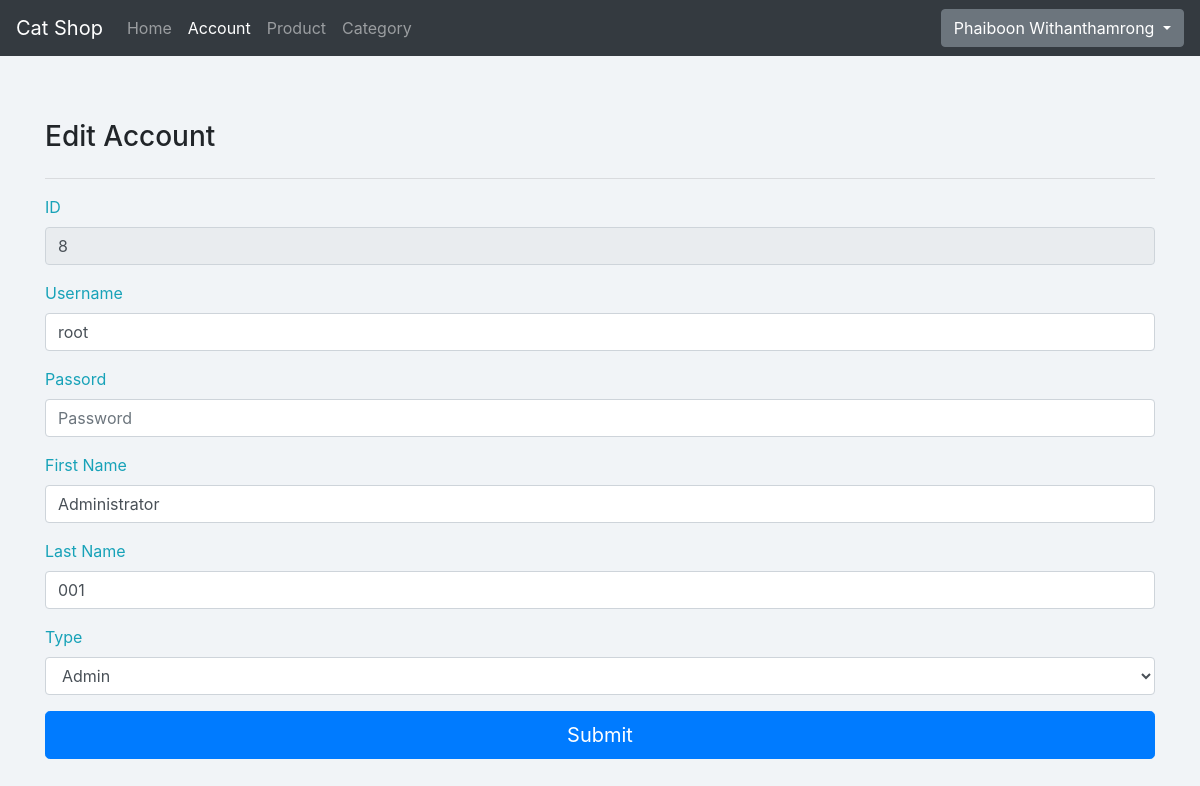
/auth/account_edit.php?accid=8 (signed in), run on the app's committed database.
### tables this page shows
CREATE TABLE `account` (
  `id` int(3) NOT NULL,
  `username` varchar(20) NOT NULL,
  `password` varchar(20) NOT NULL,
  `firstname` varchar(30) NOT NULL,
  `lastname` varchar(30) NOT NULL,
  `type` int(1) NOT NULL
);

### auth/config/islogged.php (called while the page is built, shortened)
<?php
  require_once("connect.php");
  $id = $_SESSION['id'];
  if ($id) {
    $sql = "SELECT * FROM account WHERE account.id = '$id'";
    $qry = mysqli_query($conn, $sql);
    $data = mysqli_fetch_array($qry);
    $rows = mysqli_num_rows($qry);
    $type = $data['type'];
    if ($type != 0 || $rows != 1) {
      echo "<meta http-equiv='refresh' content='0; url=./login.php'>";
    } else
    $fullname = $data['firstname'] . ' ' .$data['lastname'];
  } else {
    echo "<meta http-equiv='refresh' content='0; url=./login.php'>";
  }
?>

### auth/pages/account_edit.page.php (the view, shortened to what this page needs)
<?php
  $accid = $_GET['accid'];
  if ($accid) {
    $sql = "SELECT * FROM account WHERE account.id = '$accid'";
    $qry = mysqli_query($conn, $sql);
    $data = mysqli_fetch_array($qry);
  }
?>
<div class="container pt-3 fade-in">
  <?php
    if (!$data) {
      echo "
        <div class='alert alert-danger text-center'>ไม่พบข้อมูลในระบบ กรุณาตรวจสอบค่ะ</div>
      ";
    } else {
      $username = $data['username'];
      $firstname = $data['firstname'];
      $lastname = $data['lastname'];
      $type = $data['type'];
  ?>
  <form method="post" action="./controllers/account_edit.controller.php">
    <h3 class="mb-4">Edit Account</h3>
    <hr>
    <div class="form-group">
      <label for="accid" class="text-info">ID</label>
      <input type="text" class="form-control" id="accid" name="accid" placeholder="ID" required readonly
        value="<?php echo $accid;?>">
    </div>
    <div class="form-group">
      <label for="username" class="text-info">Username</label>
      <input type="text" class="form-control" id="username" name="username" placeholder="Username" required autofocus
        value="<?php echo $username;?>">
    </div>
    <div class="form-group">
      <label for="password" class="text-info">Passord</label>
      <input type="password" class="form-control" id="password" name="password" placeholder="Password" required>
    </div>
    <div class="form-group">
      <label for="firstname" class="text-info">First Name</label>
      <input type="text" class="form-control" id="firstname" name="firstname" placeholder="First Name" required
        value="<?php echo $firstname;?>">
    </div>
    <div class="form-group">
      <label for="lastname" class="text-info">Last Name</label>
      <input type="text" class="form-control" id="lastname" name="lastname" placeholder="Last Name" required
        value="<?php echo $lastname;?>">
    </div>
    <div class="form-group">
      <label for="type" class="text-info">Type</label>
      <select id="type" name="type" class="form-control">
        <option value="0" <?php if ($type == 0) echo "selected"?>>Admin</option>
      </select>
    </div>
    <button class="btn btn-lg btn-primary btn-block" type="submit">
      Submit
    </button>
  </form>
  <?php } ?>
</div>

### auth/layouts/navbar.php (shortened to what this page needs)
<nav class="navbar navbar-dark bg-dark navbar-expand-lg mb-5">
  <a class="navbar-brand" href="./home.php">Cat Shop</a>
  <div class="collapse navbar-collapse" id="navbarSupportedContent">
    <ul class="navbar-nav mr-auto">
      <li class="nav-item">
        <a class="nav-link" href="./home.php">Home</a>
      </li>
      <li class="nav-item">
        <a class="nav-link" href="./account.php">Account </a>
      </li>
      <li class="nav-item">
        <a class="nav-link" href="./product.php">Product</a>
      </li>
      <li class="nav-item">
        <a class="nav-link" href="./category.php">Category</a>
      </li>
    </ul>
    <div class="form-inline my-2 my-lg-0">
      <div class='dropdown'>
        <button class='btn btn-secondary dropdown-toggle' type='button' data-toggle='dropdown' aria-haspopup='true'
          aria-expanded='false'>
          <?php echo $fullname ?>
        </button>
      </div>
    </div>
  </div>
</nav>

### public/css/style.css (style rules this page uses)
.fade-in { animation: fadeIn ease 1s; }

### data on the page
account: fullname "Phaiboon Withanthamrong"
account: username "root", firstname "Administrator", lastname "001", type "Admin"
